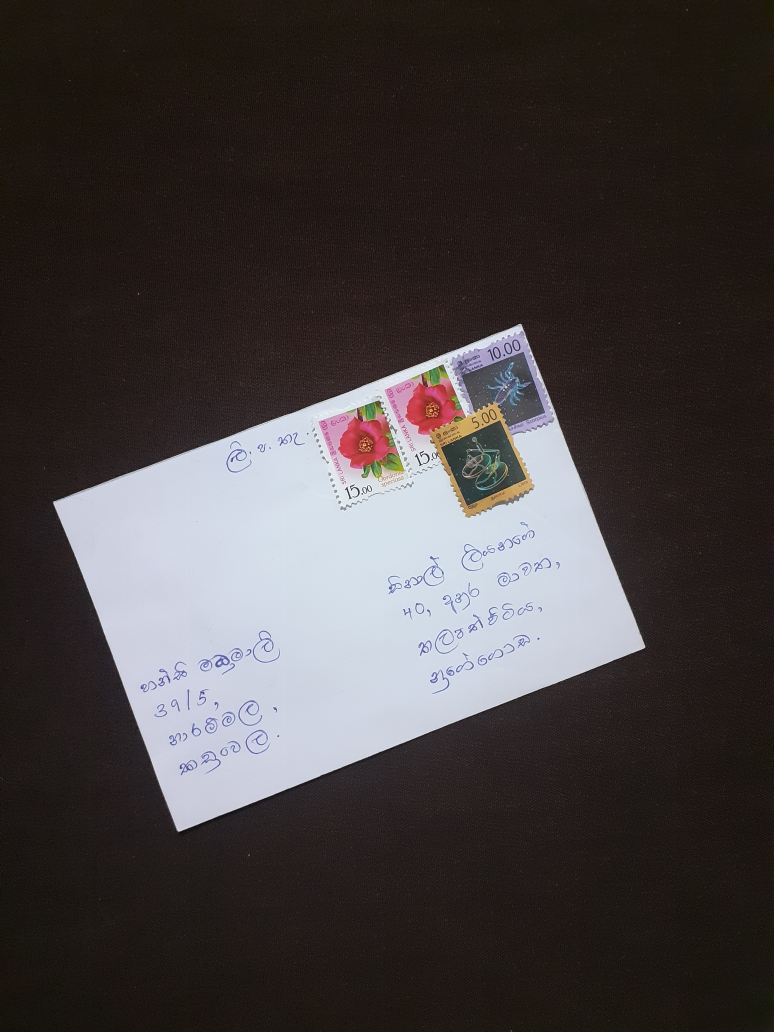
#> input picture data0513/20210503_002550.jpg, 3096 x 4128 px (shown at 1/4 size)
$ python -i swt_calculation.py   (imports and definitions only)   (older library calls are emulated)
#> lines starting #> are read from the running program, lines starting #| are printed output that depends on the picture; after the words box and inside, x2 and y2 are one past the last pixel; in counts of white or black regions, pixels touching at a corner belong together
#> further down, picture is the input picture: shape (4128, 3096, 3); mean B, G, R 64, 64.1, 69.4
import statistics
from typing import TypeVar, NamedTuple, List, Optional, Tuple
import cv2
import random
import string
import numpy as np
from scipy.spatial import ConvexHull

from envelop_recogniser.constants import threshold_stroke_width_percentage, \
    threshold_connected_component_position_count, threshold_rectangle_height_width_ratio
from envelop_recogniser.id_colors import build_colormap
from envelop_recogniser.identify_elements.skew_correction import rotate_bound
from envelop_recogniser.utils import generate_selected_rectangles, label_rects, print_label, merge_rectangles_2, \
    purify_x_rects, purify_y_rects, evaluate_cells, evaluate_probability, label_address, get_from_address_cells, \
    get_scale_factors, get_projected_rect, save_output, identify_cells

Image = np.ndarray
GradientImage = np.ndarray
Position = NamedTuple('Position', [('x', int), ('y', int)])
Stroke = NamedTuple('Stroke', [('x', int), ('y', int), ('width', float)])
Ray = List[Position]
Component = List[Position]
ImageOrValue = TypeVar('ImageOrValue', float, Image)
Gradients = NamedTuple('Gradients', [('x', GradientImage), ('y', GradientImage)])


# [295 lines left out: functions gamma, gleam, open_grayscale, get_edges, get_gradients, get_gradient_directions and 5 more, not called in this run]


def remove_lines(image):
    gray = cv2.cvtColor(image, cv2.COLOR_BGR2GRAY)
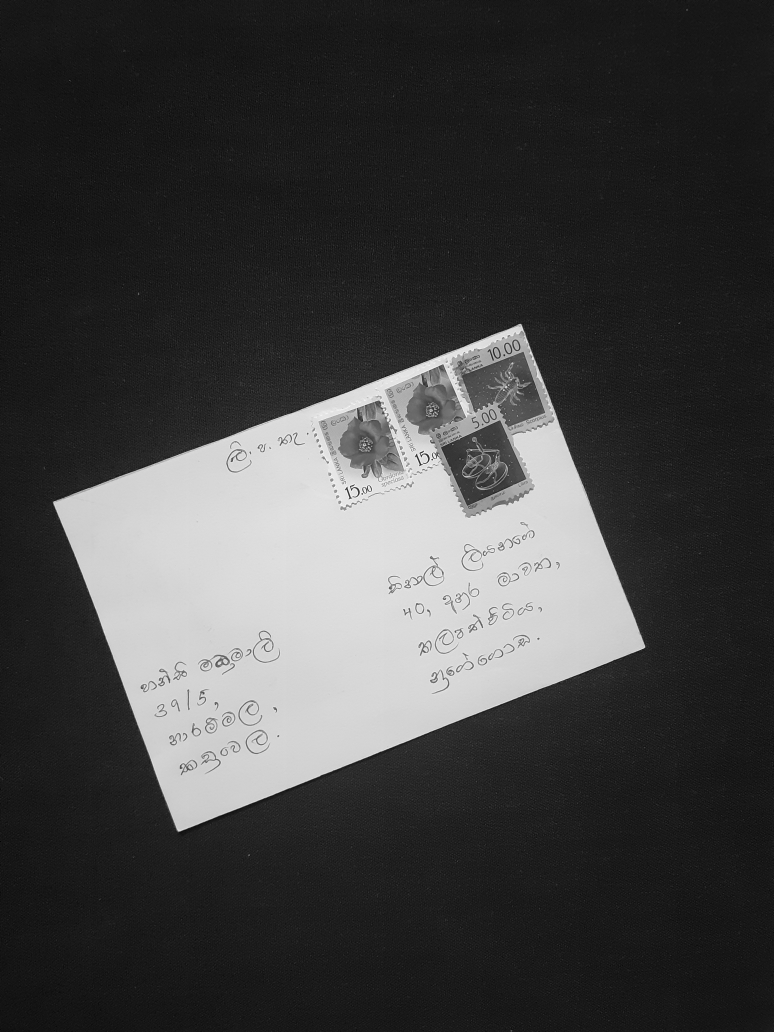
#> gray: shape (4128, 3096) (shown at 1/4 size); min 0, max 255, mean 65.6
    thresh_r = cv2.threshold(gray, 0, 255, cv2.THRESH_BINARY_INV + cv2.THRESH_OTSU)[1]
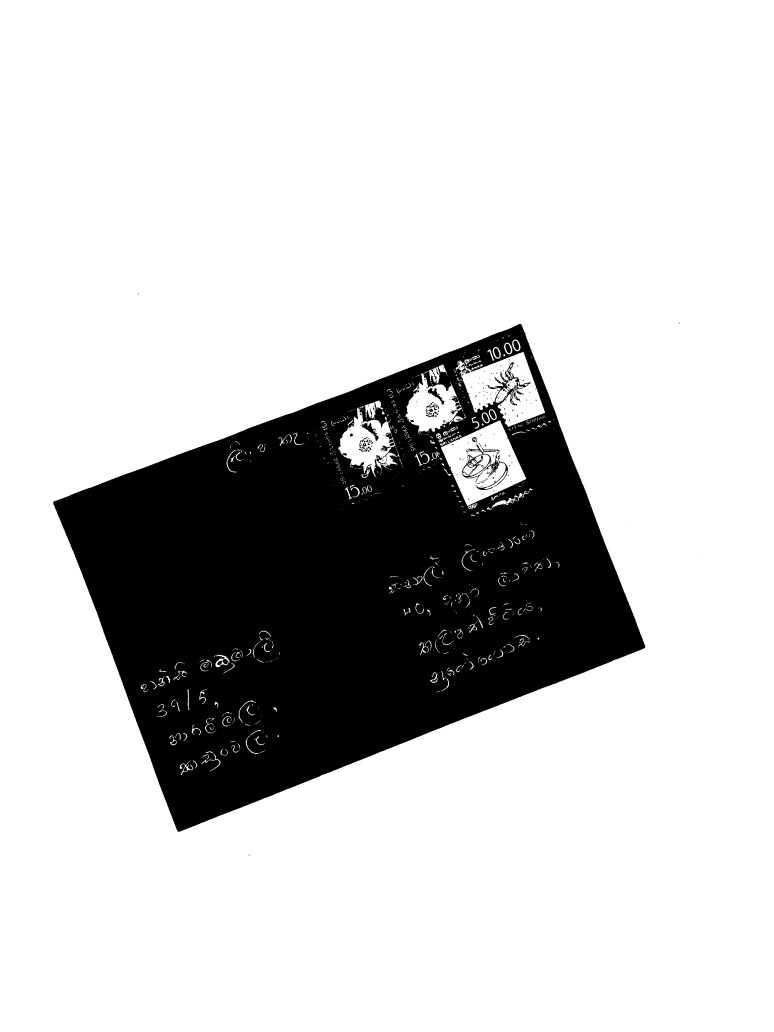
#> thresh_r: shape (4128, 3096) (shown at 1/4 size); 79.8% white; 342 black regions (255 under 20 px), largest, box (x1, y1, x2, y2) and area: (213, 1296, 2581, 3327) 2562488, (1848, 1778, 2032, 1960) 5466, (1441, 1690, 1516, 1764) 1413
    edges = cv2.Canny(thresh_r, 50, 200)
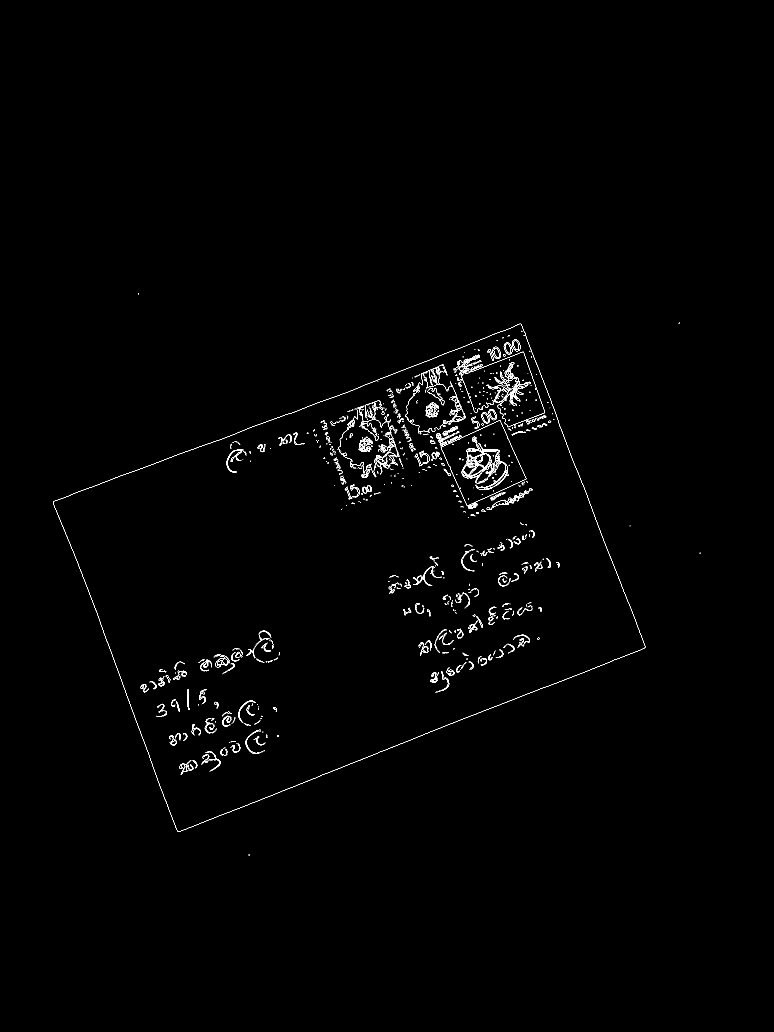
#> edges: shape (4128, 3096) (shown at 1/4 size); 0.4% white in thin lines or dots, all inside (x1, y1, x2, y2) = (212, 1173, 2802, 3422)
    lines = cv2.HoughLinesP(edges, rho=1, theta=1 * np.pi / 180,
                            threshold=10, minLineLength=20, maxLineGap=3)
#> lines = 109 rows, first 6: [366, 2395, 384, 2443], [564, 2935, 590, 3005], [1014, 3210, 1177, 3145], [2569, 2555, 2580, 2586], [2087, 2784, 2191, 2744], [1907, 2854, 2072, 2790]
    # Draw lines on the image
    for line in lines:
        x1, y1, x2, y2 = line[0]
        cv2.line(image, (x1, y1), (x2, y2), (0, 0, 255), 1)
#> this loop made 109 passes
#> (x1, y1, x2, y2) on passes 1 to 12: (366, 2395, 384, 2443), (564, 2935, 590, 3005), (1014, 3210, 1177, 3145), (2569, 2555, 2580, 2586), (2087, 2784, 2191, 2744), (1907, 2854, 2072, 2790), (1892, 1749, 1906, 1773), (620, 3091, 658, 3192), (2440, 2224, 2464, 2285), (2274, 1797, 2292, 1844), (451, 2628, 477, 2698), (1966, 1942, 1996, 1921)

    cv2.imshow('result', image)


# [442 lines left out: functions merge_rectangles, swt_main, not called in this run]

>>> import cv2
>>> picture = cv2.imread('../../data0513/20210503_002550.jpg')
>>> result = remove_lines(picture)

$ run again, on data0513/20210503_002605.jpg
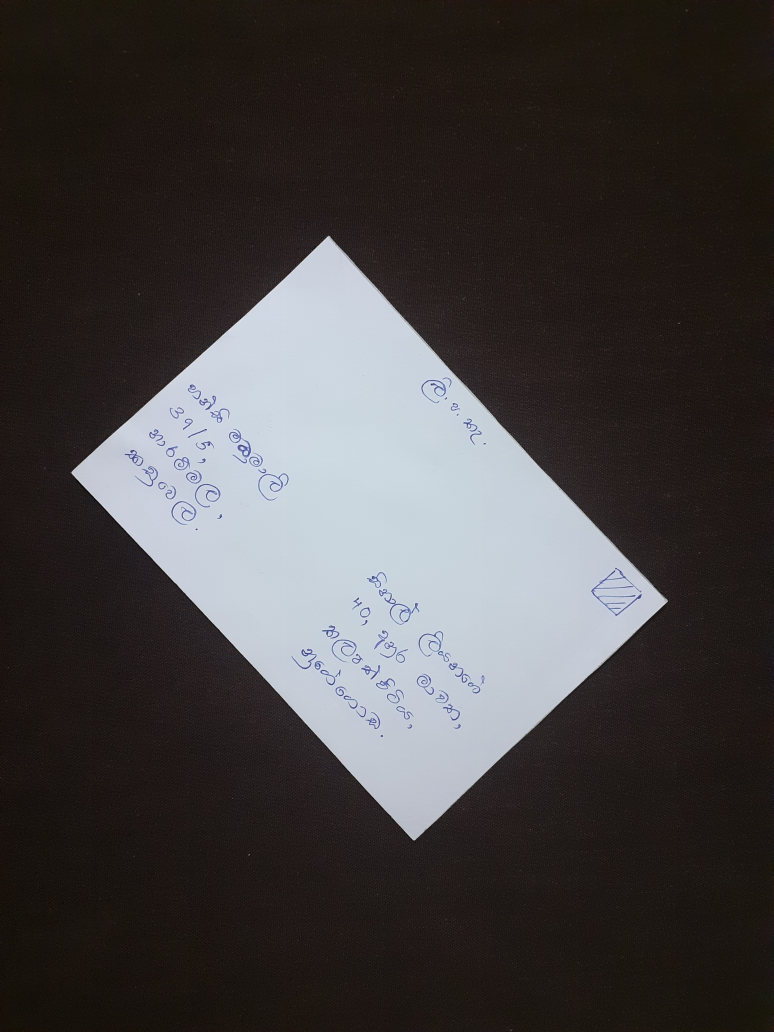
#> input picture data0513/20210503_002605.jpg, 3096 x 4128 px (shown at 1/4 size)
#> picture is the input picture: shape (4128, 3096, 3); mean B, G, R 64.3, 64.3, 67.8
#> in remove_lines, `thresh_r = cv2.threshold(gray, 0, 255, cv2.THRESH_BINARY_INV + cv2.THR..`:
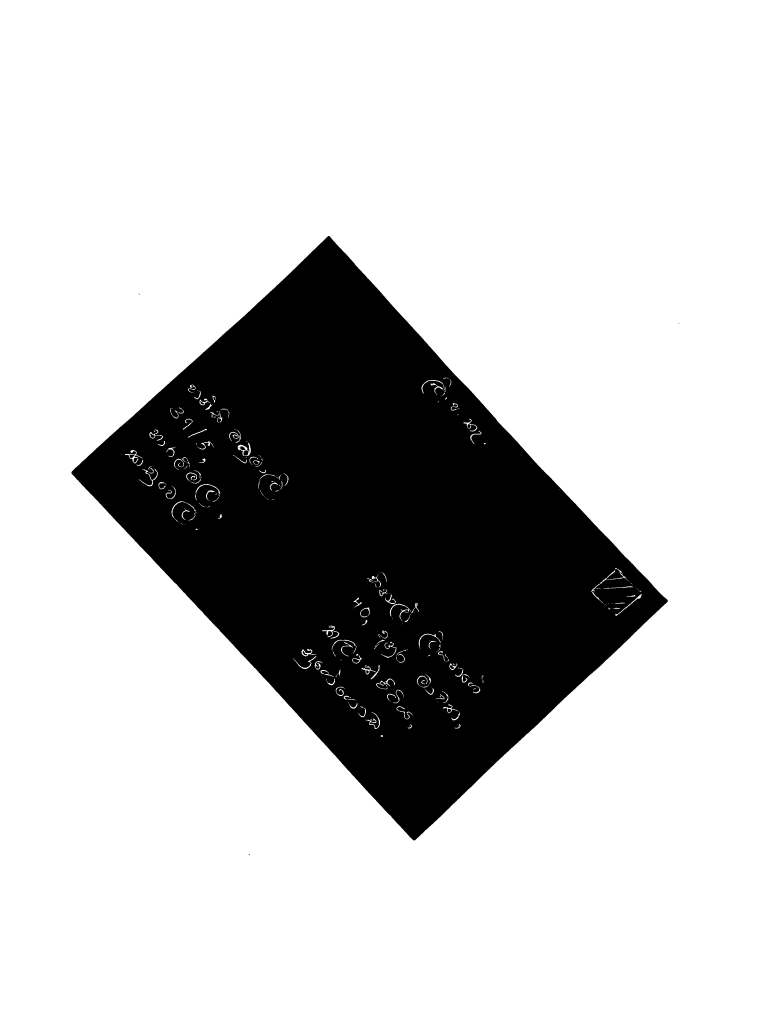
#> thresh_r: shape (4128, 3096) (shown at 1/4 size); 78.5% white; 32 black regions (16 under 20 px), largest, box (x1, y1, x2, y2) and area: (286, 944, 2671, 3362) 2748589, (1444, 2435, 1478, 2466) 821, (1411, 2635, 1437, 2651) 294
#> in remove_lines, `edges = cv2.Canny(thresh_r, 50, 200)`:
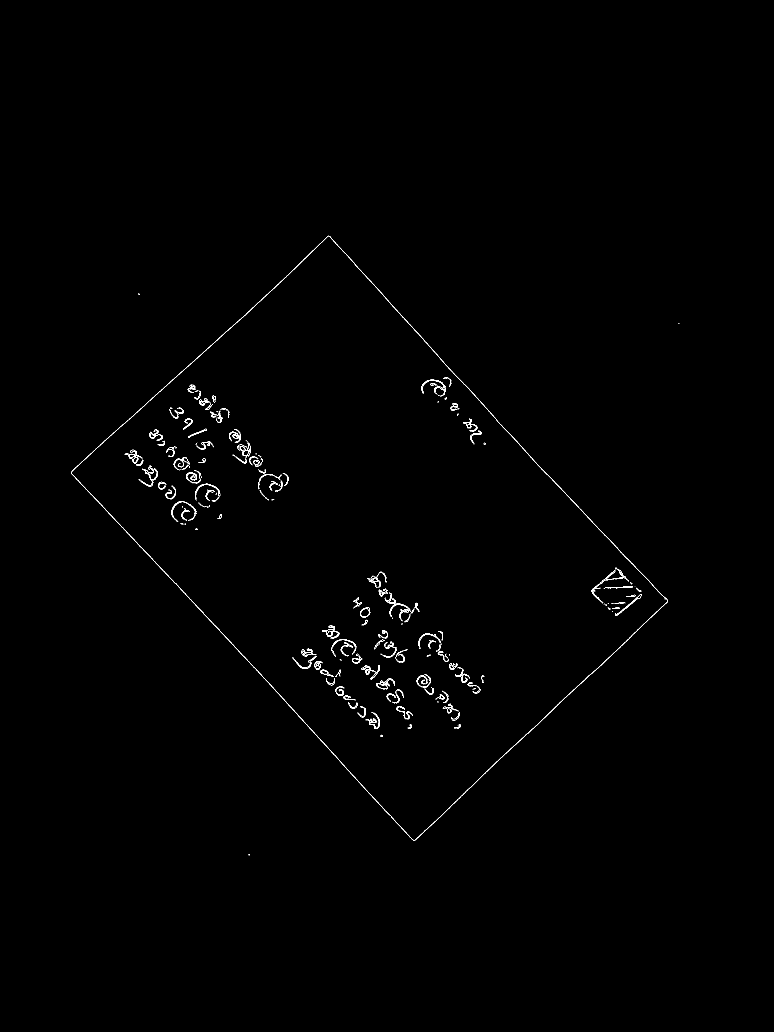
#> edges: shape (4128, 3096) (shown at 1/4 size); 0.24% white in thin lines or dots, all inside (x1, y1, x2, y2) = (285, 943, 2718, 3421)
#> lines = 114 rows, first 6: [1787, 1463, 1833, 1513], [1146, 2811, 1193, 2861], [1963, 3069, 2078, 2962], [581, 1618, 727, 1486], [794, 2432, 814, 2453], [494, 1697, 591, 1610]
#> the loop in remove_lines, `for line in lines:` made 114 passes

$ run again, on data0513/20210503_002634.jpg
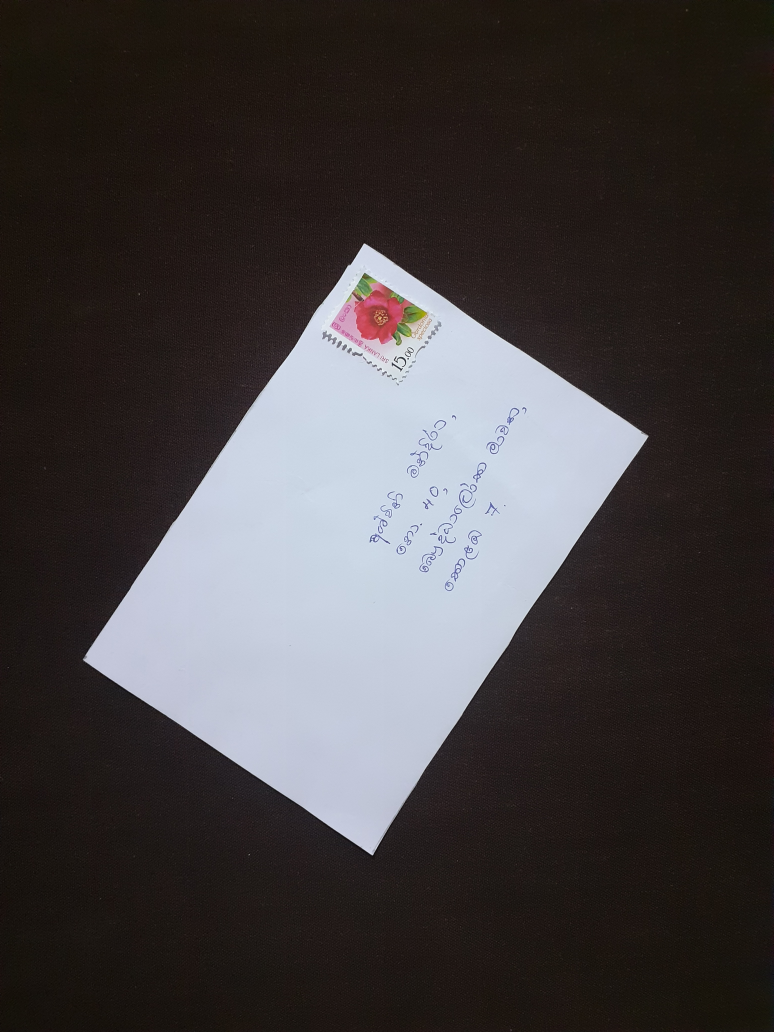
#> input picture data0513/20210503_002634.jpg, 3096 x 4128 px (shown at 1/4 size)
#> picture is the input picture: shape (4128, 3096, 3); mean B, G, R 64.7, 63.8, 68
#> in remove_lines, `thresh_r = cv2.threshold(gray, 0, 255, cv2.THRESH_BINARY_INV + cv2.THR..`:
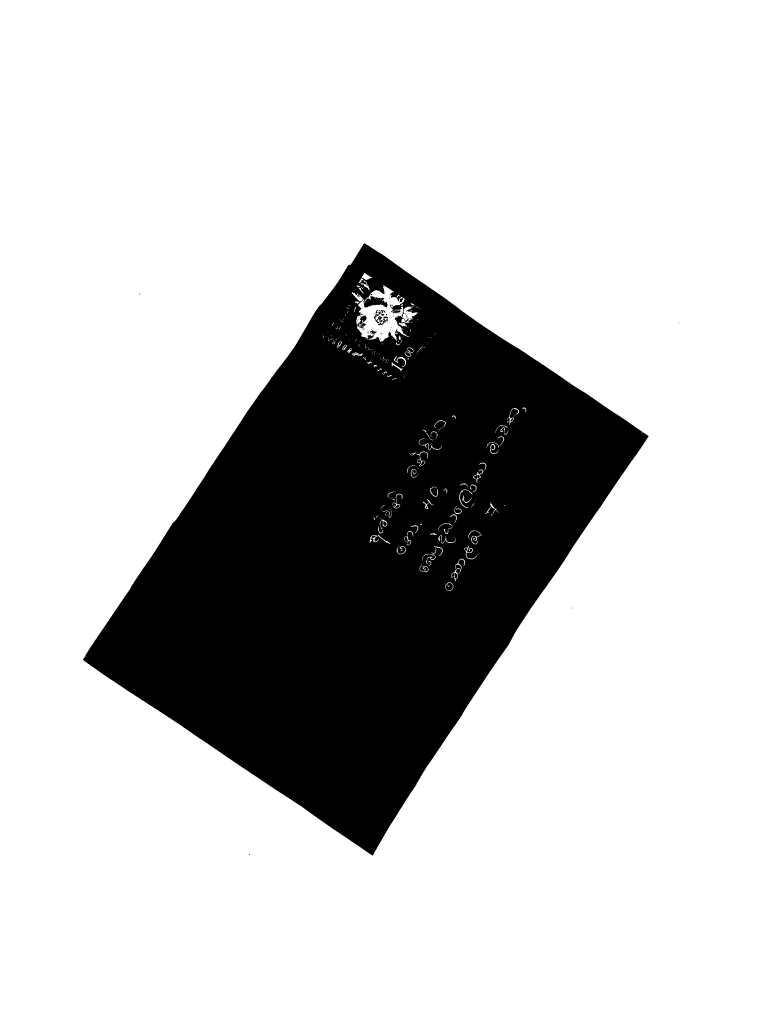
#> thresh_r: shape (4128, 3096) (shown at 1/4 size); 78.6% white; 125 black regions (93 under 20 px), largest, box (x1, y1, x2, y2) and area: (332, 974, 2594, 3422) 2725579, (1455, 1185, 1550, 1231) 2564, (1432, 1261, 1467, 1315) 896
#> in remove_lines, `edges = cv2.Canny(thresh_r, 50, 200)`:
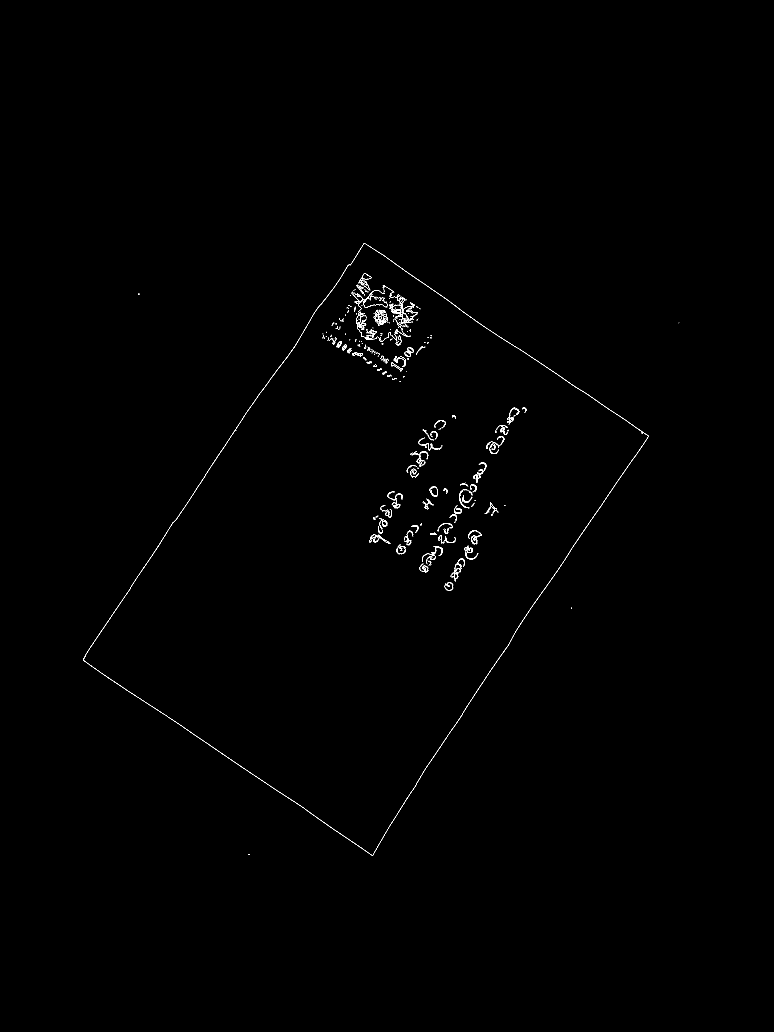
#> edges: shape (4128, 3096) (shown at 1/4 size); 0.19% white in thin lines or dots, all inside (x1, y1, x2, y2) = (332, 973, 2717, 3422)
#> lines = 91 rows, first 6: [2389, 1605, 2466, 1657], [1913, 2757, 1979, 2656], [1272, 3274, 1477, 3413], [1218, 3235, 1254, 3260], [334, 2641, 451, 2723], [2458, 1651, 2528, 1698]
#> the loop in remove_lines, `for line in lines:` made 91 passes
